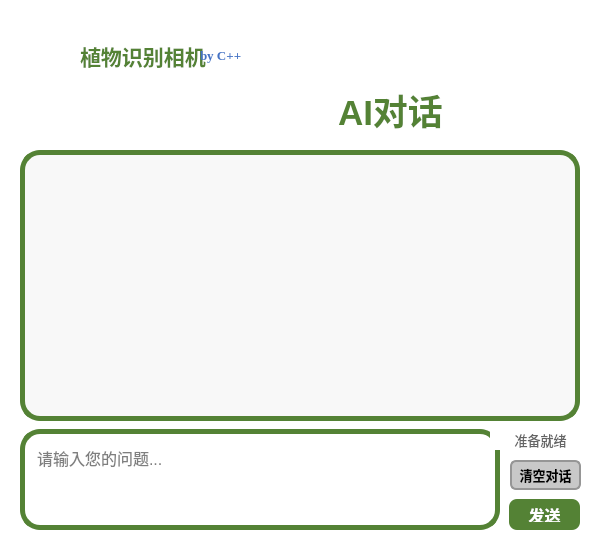
<?xml version="1.0" encoding="UTF-8"?>
<ui version="4.0">
 <class>ChatWindow</class>
 <widget class="QWidget" name="ChatWindow">
  <property name="geometry">
   <rect>
    <x>0</x>
    <y>0</y>
    <width>600</width>
    <height>537</height>
   </rect>
  </property>
  <property name="minimumSize">
   <size>
    <width>500</width>
    <height>400</height>
   </size>
  </property>
  <property name="windowTitle">
   <string>AI对话</string>
  </property>
  <property name="styleSheet">
   <string notr="true">QWidget { background-color: white; }</string>
  </property>
  <widget class="QLabel" name="titleLabel">
   <property name="geometry">
    <rect>
     <x>330</x>
     <y>90</y>
     <width>121</width>
     <height>40</height>
    </rect>
   </property>
   <property name="font">
    <font>
     <pointsize>26</pointsize>
     <bold>true</bold>
    </font>
   </property>
   <property name="styleSheet">
    <string notr="true">color: rgb(84, 130, 53);</string>
   </property>
   <property name="text">
    <string>AI对话</string>
   </property>
   <property name="alignment">
    <set>Qt::AlignmentFlag::AlignCenter</set>
   </property>
  </widget>
  <widget class="QTextEdit" name="chatDisplay">
   <property name="geometry">
    <rect>
     <x>20</x>
     <y>150</y>
     <width>560</width>
     <height>271</height>
    </rect>
   </property>
   <property name="font">
    <font>
     <pointsize>12</pointsize>
    </font>
   </property>
   <property name="styleSheet">
    <string notr="true">QTextEdit {
    background-color: rgb(248, 248, 248);
    border: 5px solid rgb(84, 130, 53);
    border-radius: 20px;
    padding: 10px;
    color: black;
}
QTextEdit:focus {
    border-color: rgb(100, 150, 70);
}</string>
   </property>
   <property name="readOnly">
    <bool>true</bool>
   </property>
   <property name="text" stdset="0">
    <string>欢迎使用AI智能对话功能！

您可以在这里与AI进行自由对话，询问任何问题。

请在下方的输入框中输入您的问题，然后点击发送按钮。</string>
   </property>
  </widget>
  <widget class="QTextEdit" name="inputEdit">
   <property name="geometry">
    <rect>
     <x>20</x>
     <y>429</y>
     <width>480</width>
     <height>101</height>
    </rect>
   </property>
   <property name="font">
    <font>
     <pointsize>12</pointsize>
    </font>
   </property>
   <property name="styleSheet">
    <string notr="true">QTextEdit {
    background-color: white;
    border: 5px solid rgb(84, 130, 53);
    border-radius: 20px;
    padding: 8px;
    color: black;
}
QTextEdit:focus {
    border-color: rgb(100, 150, 70);
}</string>
   </property>
   <property name="placeholderText">
    <string>请输入您的问题...</string>
   </property>
  </widget>
  <widget class="QPushButton" name="sendButton">
   <property name="geometry">
    <rect>
     <x>509</x>
     <y>499</y>
     <width>71</width>
     <height>31</height>
    </rect>
   </property>
   <property name="font">
    <font>
     <pointsize>12</pointsize>
     <bold>true</bold>
    </font>
   </property>
   <property name="styleSheet">
    <string notr="true">QPushButton {
    background-color: rgb(84, 130, 53);
    color: white;
    border: none;
    border-radius: 8px;
    padding: 8px;
}
QPushButton:hover {
    background-color: rgb(100, 150, 70);
}
QPushButton:pressed {
    background-color: rgb(70, 110, 40);
}
QPushButton:disabled {
    background-color: rgb(200, 200, 200);
    color: rgb(150, 150, 150);
}</string>
   </property>
   <property name="text">
    <string>发送</string>
   </property>
  </widget>
  <widget class="QPushButton" name="clearButton">
   <property name="geometry">
    <rect>
     <x>510</x>
     <y>460</y>
     <width>71</width>
     <height>30</height>
    </rect>
   </property>
   <property name="font">
    <font>
     <pointsize>10</pointsize>
     <bold>true</bold>
    </font>
   </property>
   <property name="styleSheet">
    <string notr="true">QPushButton {
    background-color: rgb(200, 200, 200);
    color: black;
    border: 2px solid rgb(150, 150, 150);
    border-radius: 6px;
    padding: 4px;
}
QPushButton:hover {
    background-color: rgb(180, 180, 180);
}
QPushButton:pressed {
    background-color: rgb(160, 160, 160);
}</string>
   </property>
   <property name="text">
    <string>清空对话</string>
   </property>
  </widget>
  <widget class="QLabel" name="statusLabel">
   <property name="geometry">
    <rect>
     <x>490</x>
     <y>430</y>
     <width>101</width>
     <height>20</height>
    </rect>
   </property>
   <property name="font">
    <font>
     <pointsize>10</pointsize>
    </font>
   </property>
   <property name="styleSheet">
    <string notr="true">color: rgb(100, 100, 100);</string>
   </property>
   <property name="text">
    <string>准备就绪</string>
   </property>
   <property name="alignment">
    <set>Qt::AlignmentFlag::AlignCenter</set>
   </property>
  </widget>
  <widget class="QLabel" name="label">
   <property name="geometry">
    <rect>
     <x>130</x>
     <y>80</y>
     <width>191</width>
     <height>61</height>
    </rect>
   </property>
   <property name="text">
    <string/>
   </property>
   <property name="pixmap">
    <pixmap resource="resources.qrc">:/images/resources/images/deepseek logo.png</pixmap>
   </property>
   <property name="scaledContents">
    <bool>true</bool>
   </property>
  </widget>
  <widget class="QLabel" name="label_5">
   <property name="geometry">
    <rect>
     <x>80</x>
     <y>40</y>
     <width>131</width>
     <height>31</height>
    </rect>
   </property>
   <property name="font">
    <font>
     <pointsize>16</pointsize>
     <bold>true</bold>
     <stylestrategy>PreferAntialias</stylestrategy>
     <kerning>true</kerning>
     <hintingpreference>PreferFullHinting</hintingpreference>
    </font>
   </property>
   <property name="layoutDirection">
    <enum>Qt::LayoutDirection::LeftToRight</enum>
   </property>
   <property name="styleSheet">
    <string notr="true">QLabel {
    color: rgb(84, 130, 53);    /* 设置字体颜色为红色 */
}
</string>
   </property>
   <property name="text">
    <string>植物识别相机</string>
   </property>
   <property name="textFormat">
    <enum>Qt::TextFormat::PlainText</enum>
   </property>
  </widget>
  <widget class="QLabel" name="label_11">
   <property name="geometry">
    <rect>
     <x>0</x>
     <y>10</y>
     <width>71</width>
     <height>71</height>
    </rect>
   </property>
   <property name="text">
    <string/>
   </property>
   <property name="pixmap">
    <pixmap resource="resources.qrc">:/images/resources/images/logo1.png</pixmap>
   </property>
   <property name="scaledContents">
    <bool>true</bool>
   </property>
  </widget>
  <widget class="QLabel" name="label_12">
   <property name="geometry">
    <rect>
     <x>60</x>
     <y>10</y>
     <width>181</width>
     <height>51</height>
    </rect>
   </property>
   <property name="styleSheet">
    <string notr="true">QLabel {
    background-color: transparent;
    border: none;
    box-shadow: 3px 3px 8px rgba(0, 0, 0, 0.2);
    border-radius: 5px;
}
</string>
   </property>
   <property name="text">
    <string/>
   </property>
   <property name="pixmap">
    <pixmap resource="resources.qrc">:/images/resources/images/logo2.png</pixmap>
   </property>
   <property name="scaledContents">
    <bool>true</bool>
   </property>
  </widget>
  <widget class="QLabel" name="label_13">
   <property name="geometry">
    <rect>
     <x>200</x>
     <y>40</y>
     <width>71</width>
     <height>31</height>
    </rect>
   </property>
   <property name="font">
    <font>
     <family>Times New Roman</family>
     <pointsize>10</pointsize>
     <bold>true</bold>
     <stylestrategy>PreferAntialias</stylestrategy>
     <kerning>true</kerning>
     <hintingpreference>PreferFullHinting</hintingpreference>
    </font>
   </property>
   <property name="layoutDirection">
    <enum>Qt::LayoutDirection::LeftToRight</enum>
   </property>
   <property name="styleSheet">
    <string notr="true">QLabel {
    color: rgb(68, 114, 196);
    background-color: transparent;
}
</string>
   </property>
   <property name="text">
    <string>by C++</string>
   </property>
   <property name="textFormat">
    <enum>Qt::TextFormat::PlainText</enum>
   </property>
  </widget>
  <zorder>label_5</zorder>
  <zorder>titleLabel</zorder>
  <zorder>chatDisplay</zorder>
  <zorder>inputEdit</zorder>
  <zorder>sendButton</zorder>
  <zorder>clearButton</zorder>
  <zorder>statusLabel</zorder>
  <zorder>label</zorder>
  <zorder>label_11</zorder>
  <zorder>label_12</zorder>
  <zorder>label_13</zorder>
 </widget>
 <resources>
  <include location="resources.qrc"/>
 </resources>
 <connections/>
</ui>
